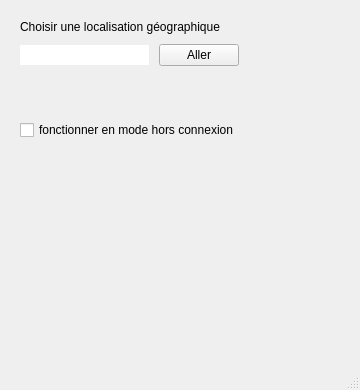
<?xml version="1.0" encoding="UTF-8"?>
<ui version="4.0">
 <class>Visiweather</class>
 <widget class="QMainWindow" name="Visiweather">
  <property name="geometry">
   <rect>
    <x>0</x>
    <y>0</y>
    <width>360</width>
    <height>390</height>
   </rect>
  </property>
  <property name="font">
   <font>
    <family>Arial</family>
   </font>
  </property>
  <property name="windowTitle">
   <string>Visiweather</string>
  </property>
  <property name="layoutDirection">
   <enum>Qt::LeftToRight</enum>
  </property>
  <property name="autoFillBackground">
   <bool>false</bool>
  </property>
  <widget class="QWidget" name="centralwidget">
   <widget class="QWidget" name="verticalLayoutWidget_2">
    <property name="geometry">
     <rect>
      <x>20</x>
      <y>20</y>
      <width>229</width>
      <height>231</height>
     </rect>
    </property>
    <layout class="QVBoxLayout" name="layoutWidget_2">
     <property name="spacing">
      <number>30</number>
     </property>
     <property name="sizeConstraint">
      <enum>QLayout::SetFixedSize</enum>
     </property>
     <item>
      <layout class="QGridLayout" name="grandlayout" rowstretch="0,0" columnstretch="0">
       <property name="sizeConstraint">
        <enum>QLayout::SetMinAndMaxSize</enum>
       </property>
       <property name="leftMargin">
        <number>0</number>
       </property>
       <property name="topMargin">
        <number>0</number>
       </property>
       <property name="spacing">
        <number>10</number>
       </property>
       <item row="0" column="0">
        <layout class="QGridLayout" name="Layout_choix">
         <item row="0" column="0">
          <widget class="QLabel" name="labelChoisirVille">
           <property name="text">
            <string>Choisir une localisation géographique</string>
           </property>
          </widget>
         </item>
         <item row="1" column="0">
          <layout class="QHBoxLayout" name="layoutLineEditPushButton">
           <item>
            <widget class="QLineEdit" name="lineEdit">
             <property name="frame">
              <bool>false</bool>
             </property>
            </widget>
           </item>
           <item>
            <widget class="QPushButton" name="pushButton">
             <property name="text">
              <string>Aller</string>
             </property>
            </widget>
           </item>
          </layout>
         </item>
        </layout>
       </item>
       <item row="1" column="0">
        <widget class="QLabel" name="labelVilleOk">
         <property name="text">
          <string/>
         </property>
        </widget>
       </item>
      </layout>
     </item>
     <item>
      <widget class="QCheckBox" name="checkBox">
       <property name="text">
        <string>fonctionner en mode hors connexion</string>
       </property>
      </widget>
     </item>
    </layout>
   </widget>
  </widget>
  <widget class="QStatusBar" name="statusbar"/>
 </widget>
 <resources/>
 <connections>
  <connection>
   <sender>pushButton</sender>
   <signal>clicked()</signal>
   <receiver>Visiweather</receiver>
   <slot>ville_choisie()</slot>
   <hints>
    <hint type="sourcelabel">
     <x>241</x>
     <y>49</y>
    </hint>
    <hint type="destinationlabel">
     <x>311</x>
     <y>143</y>
    </hint>
   </hints>
  </connection>
  <connection>
   <sender>checkBox</sender>
   <signal>stateChanged(int)</signal>
   <receiver>Visiweather</receiver>
   <slot>fonctionner_en_hors_connex()</slot>
   <hints>
    <hint type="sourcelabel">
     <x>59</x>
     <y>242</y>
    </hint>
    <hint type="destinationlabel">
     <x>95</x>
     <y>340</y>
    </hint>
   </hints>
  </connection>
 </connections>
 <slots>
  <slot>ville_choisie()</slot>
  <slot>fonctionner_en_hors_connex()</slot>
 </slots>
</ui>
